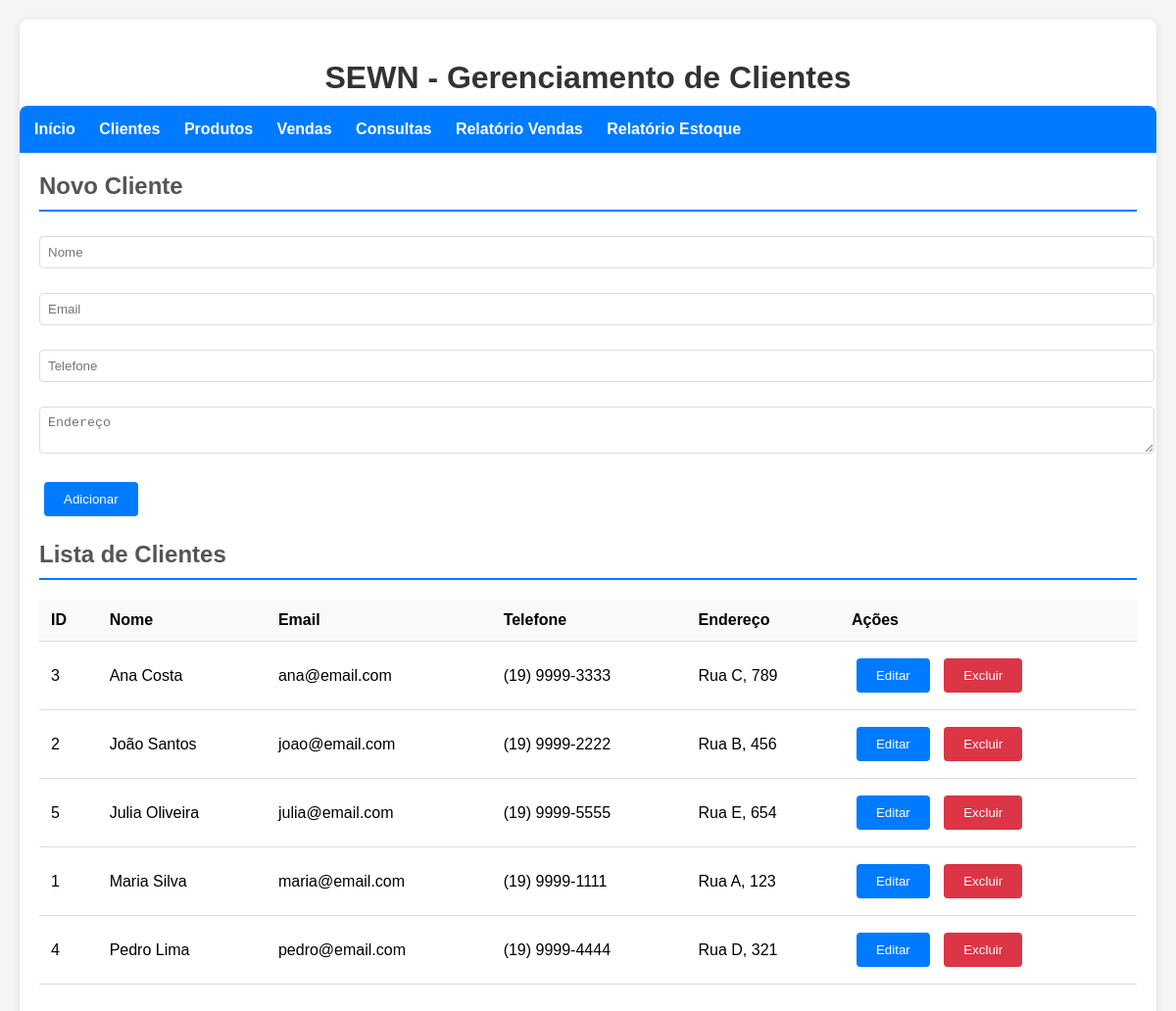
/pages/clientes.php, run on the app's committed database.
### tables this page shows
CREATE TABLE clientes (
    id INT PRIMARY KEY AUTO_INCREMENT,
    nome VARCHAR(100) NOT NULL,
    email VARCHAR(100),
    telefone VARCHAR(20),
    endereco TEXT,
    created_at TIMESTAMP DEFAULT CURRENT_TIMESTAMP
);

### pages/clientes.php (the view, shortened to what this page needs)
<?php
require_once '../config/database.php';
$clientes = $pdo->query("SELECT * FROM clientes ORDER BY nome")->fetchAll();
$editCliente = null;
?>
<!DOCTYPE html>
<html lang="pt-br">
<head>
    <link rel="stylesheet" href="../css/style.css">
</head>
<body>
    <div class="container">
        <h1>SEWN - Gerenciamento de Clientes</h1>
        <nav>
            <a href="../index.php">Início</a>
            <a href="clientes.php">Clientes</a>
            <a href="produtos.php">Produtos</a>
            <a href="vendas.php">Vendas</a>
            <a href="consultas.php">Consultas</a>
            <a href="../reports/vendas_cliente.php">Relatório Vendas</a>
            <a href="../reports/estoque_baixo.php">Relatório Estoque</a>
        </nav>
        <h2><?= $editCliente ? 'Editar Cliente' : 'Novo Cliente' ?></h2>
        <form method="POST">
            <div class="form-group">
                <input type="text" name="nome" placeholder="Nome" value="<?= $editCliente['nome'] ?? '' ?>" required>
            </div>
            <div class="form-group">
                <input type="email" name="email" placeholder="Email" value="<?= $editCliente['email'] ?? '' ?>">
            </div>
            <div class="form-group">
                <input type="text" name="telefone" placeholder="Telefone" value="<?= $editCliente['telefone'] ?? '' ?>">
            </div>
            <div class="form-group">
                <textarea name="endereco" placeholder="Endereço"><?= $editCliente['endereco'] ?? '' ?></textarea>
            </div>
            <button type="submit"><?= $editCliente ? 'Atualizar' : 'Adicionar' ?></button>
        </form>
        <h2>Lista de Clientes</h2>
        <table>
            <thead>
                <tr>
                    <th>ID</th>
                    <th>Nome</th>
                    <th>Email</th>
                    <th>Telefone</th>
                    <th>Endereço</th>
                    <th>Ações</th>
                </tr>
            </thead>
            <tbody>
                <?php foreach ($clientes as $cliente): ?>
                <tr>
                    <td><?= $cliente['id'] ?></td>
                    <td><?= $cliente['nome'] ?></td>
                    <td><?= $cliente['email'] ?></td>
                    <td><?= $cliente['telefone'] ?></td>
                    <td><?= $cliente['endereco'] ?></td>
                    <td>
                        <a href="?edit=<?= $cliente['id'] ?>"><button>Editar</button></a>
                        <form method="POST" style="display:inline;">
                            <button type="submit" class="btn-danger" onclick="return confirm('Tem certeza?')">Excluir</button>
                        </form>
                    </td>
                </tr>
                <?php endforeach; ?>
            </tbody>
        </table>
    </div>
</body>
</html>

### css/style.css (style rules this page uses)
body { font-family: Arial, sans-serif; margin: 0; padding: 20px; background: #f5f5f5; }
.container { max-width: 1200px; margin: 0 auto; background: white; padding: 20px; border-radius: 8px; box-shadow: 0 2px 10px rgba(0, 0, 0, 0.1); }
h1 { color: #333; text-align: center; margin-bottom: 30px; }
h2 { color: #555; border-bottom: 2px solid #007bff; padding-bottom: 10px; }
nav { background: #007bff; padding: 15px; margin: -20px -20px 20px -20px; border-radius: 8px 8px 0 0; }
nav a { color: white; text-decoration: none; margin-right: 20px; font-weight: bold; }
table { width: 100%; border-collapse: collapse; margin: 20px 0; }
th, td { padding: 12px; text-align: left; border-bottom: 1px solid #ddd; }
th { background: #f8f9fa; font-weight: bold; }
form { margin: 20px 0; }
input, select, textarea { width: 100%; padding: 8px; margin: 5px 0; border: 1px solid #ddd; border-radius: 4px; }
button { background: #007bff; color: white; padding: 10px 20px; border: none; border-radius: 4px; cursor: pointer; margin: 5px; }
.btn-danger { background: #dc3545; }
.form-group { margin-bottom: 15px; }

### data on the page
clientes: id "3", nome "Ana Costa", email "ana@email.com", telefone "(19) 9999-3333", endereco "Rua C, 789"
clientes: id "2", nome "João Santos", email "joao@email.com", telefone "(19) 9999-2222", endereco "Rua B, 456"
clientes: id "5", nome "Julia Oliveira", email "julia@email.com", telefone "(19) 9999-5555", endereco "Rua E, 654"
clientes: id "1", nome "Maria Silva", email "maria@email.com", telefone "(19) 9999-1111", endereco "Rua A, 123"
clientes: id "4", nome "Pedro Lima", email "pedro@email.com", telefone "(19) 9999-4444", endereco "Rua D, 321"
